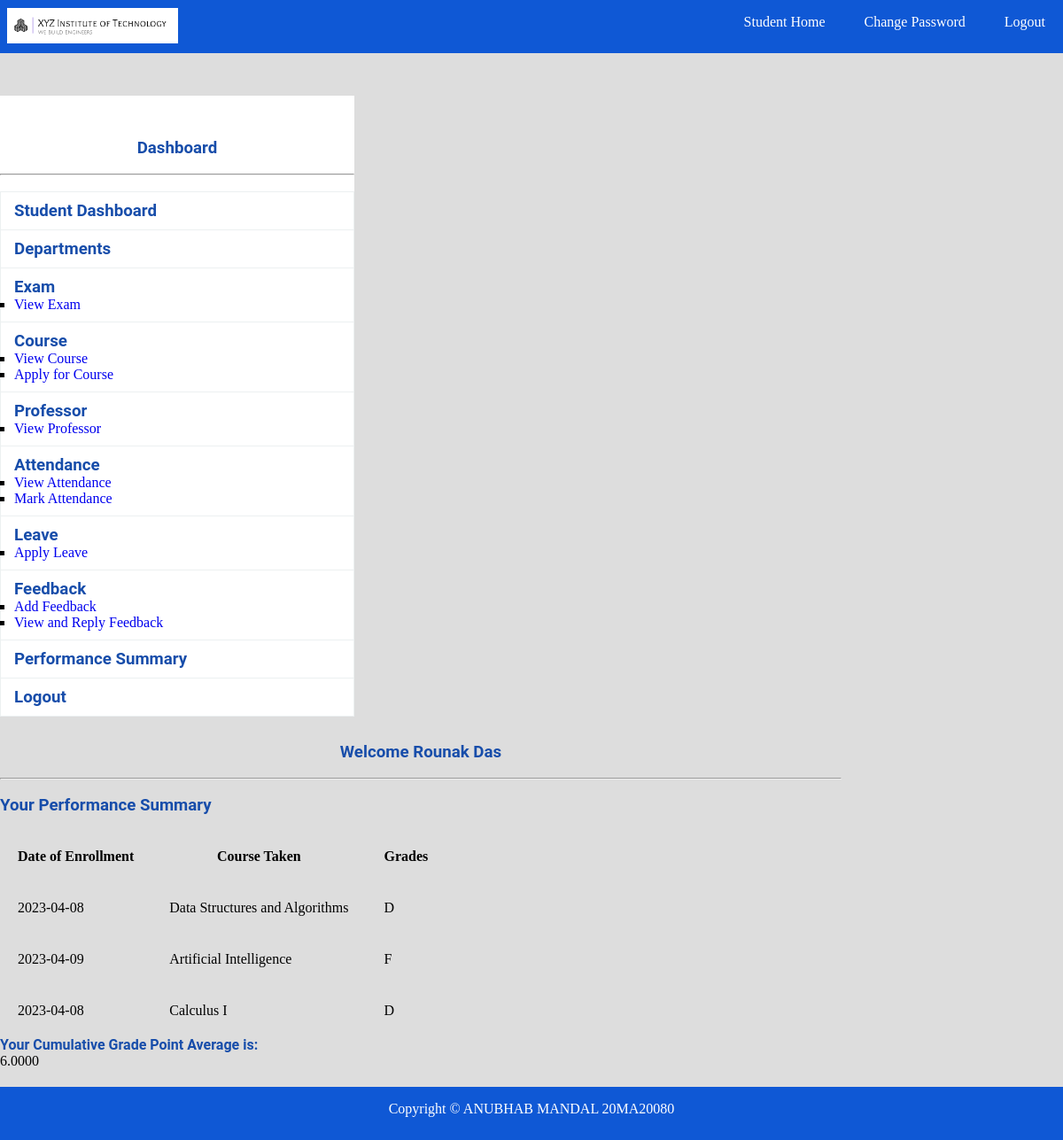
The page /performance.php (signed in) on the database its author committed.
### tables this page shows
CREATE TABLE `student` (
  `student_ID` varchar(5) NOT NULL,
  `dept_ID` varchar(5) NOT NULL,
  `student_name` varchar(150) NOT NULL,
  `dob` date NOT NULL,
  `doj` date NOT NULL DEFAULT current_timestamp(),
  `password` varchar(10) NOT NULL
);

CREATE TABLE `enrollment` (
  `course_ID` varchar(5) NOT NULL,
  `student_ID` varchar(5) NOT NULL,
  `grades` int(11) DEFAULT NULL,
  `doe` date NOT NULL DEFAULT current_timestamp(),
  `status` varchar(100) NOT NULL
);

CREATE TABLE `course` (
  `course_ID` varchar(5) NOT NULL,
  `course_name` varchar(150) NOT NULL,
  `course_details` varchar(150) NOT NULL,
  `dept_ID` varchar(5) NOT NULL,
  `prof_ID` varchar(5) NOT NULL
);

### performance.php (the view, shortened to what this page needs)
<?php
	include "database.php";
?>
<!DOCTYPE html>
<html>
    <head>
		<link rel="stylesheet" type="text/css" href="css/style.css">
	</head>
	<body>
		<?php include "navbar.php"; ?><br>
		<div class="sidebar">
			<?php include "sidebar.php"; ?>
		</div>
		<div class="content">
			<h3 class="text">Welcome <?php echo $_SESSION["student_name"]; ?></h3><br><hr><br>
			<h3>Your Performance Summary</h3><br>
            <table>
            <thead>
            <tr>
                <th>Date of Enrollment</th>
                <th>Course Taken</th>
                <th>Grades</th>
            </tr>
            </thead>
            <tbody>
            <?php
            $sql = "SELECT * FROM Student INNER JOIN Department ON student.dept_ID = department.dept_ID INNER JOIN Enrollment ON Enrollment.student_ID = Student.student_ID INNER JOIN Course ON Course.course_ID = Enrollment.course_ID WHERE Enrollment.student_ID = '{$_SESSION["student_ID"]}'";
            $result = $db->query($sql);
            while($row = mysqli_fetch_assoc($result)) {
                echo "<tr>";
                echo "<td>".$row["doe"]."</td>";
                echo "<td>".$row["course_name"]."</td>";
                switch ($row["grades"]) {
                    case 6:
                        $grade = "D";
                        break;
                    default:
                        $grade = "F";
                }
                echo "<td>".$grade."</td>";
                echo "</tr>";
            }
            ?>
        </tbody>
        </table>
        <?php
            $sql = "SELECT avg(grades) AS CGPA FROM Enrollment WHERE student_ID = '{$_SESSION["student_ID"]}'";
            $res = $db->query($sql);
            $rows = $res->fetch_assoc();
            echo '<h4><b>Your Cumulative Grade Point Average is: </b></h4>';
            echo $rows['CGPA'];
        ?>
		</div>
<?php include"footer.php";?>
	</body>
</html>

### css/style.css (style rules this page uses)
* { padding:0px; margin:0px; }
html { background:#dddddd; }
h1,h2,h3,h4,h5,h6,label { font-family:roboto; color:#174daa; }
.text { text-align:center; }
.sidebar { width:400px; height:auto; margin-top:30px; margin-right:30px; float:left; background:white; }
.content { margin-top:30px; height:auto; width:950px; float:left; }
tr,td,th { padding:20px; }
table { border-collapse:collapse; }

### rows shown on the page
student: enrollment.doe "2023-04-08", course.course_name "Data Structures and Algorithms", enrollment.grades "D", enrollment.doe "2023-04-09", course.course_name "Artificial Intelligence", enrollment.grades "F", course.course_name "Calculus I"

### other values the page prints
$_SESSION["student_name"] "Rounak Das"
$rows['CGPA'] "6.0000"
